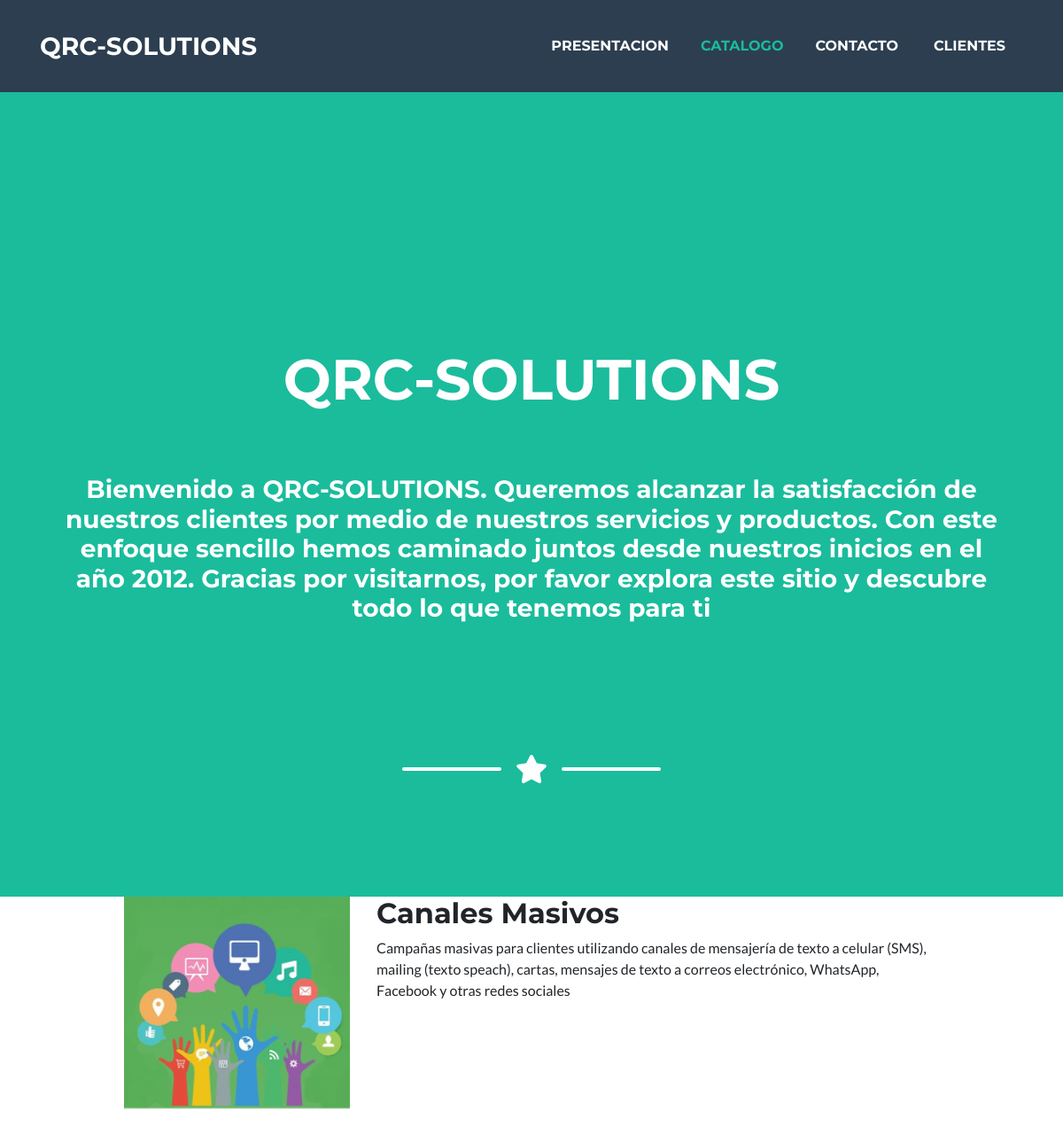
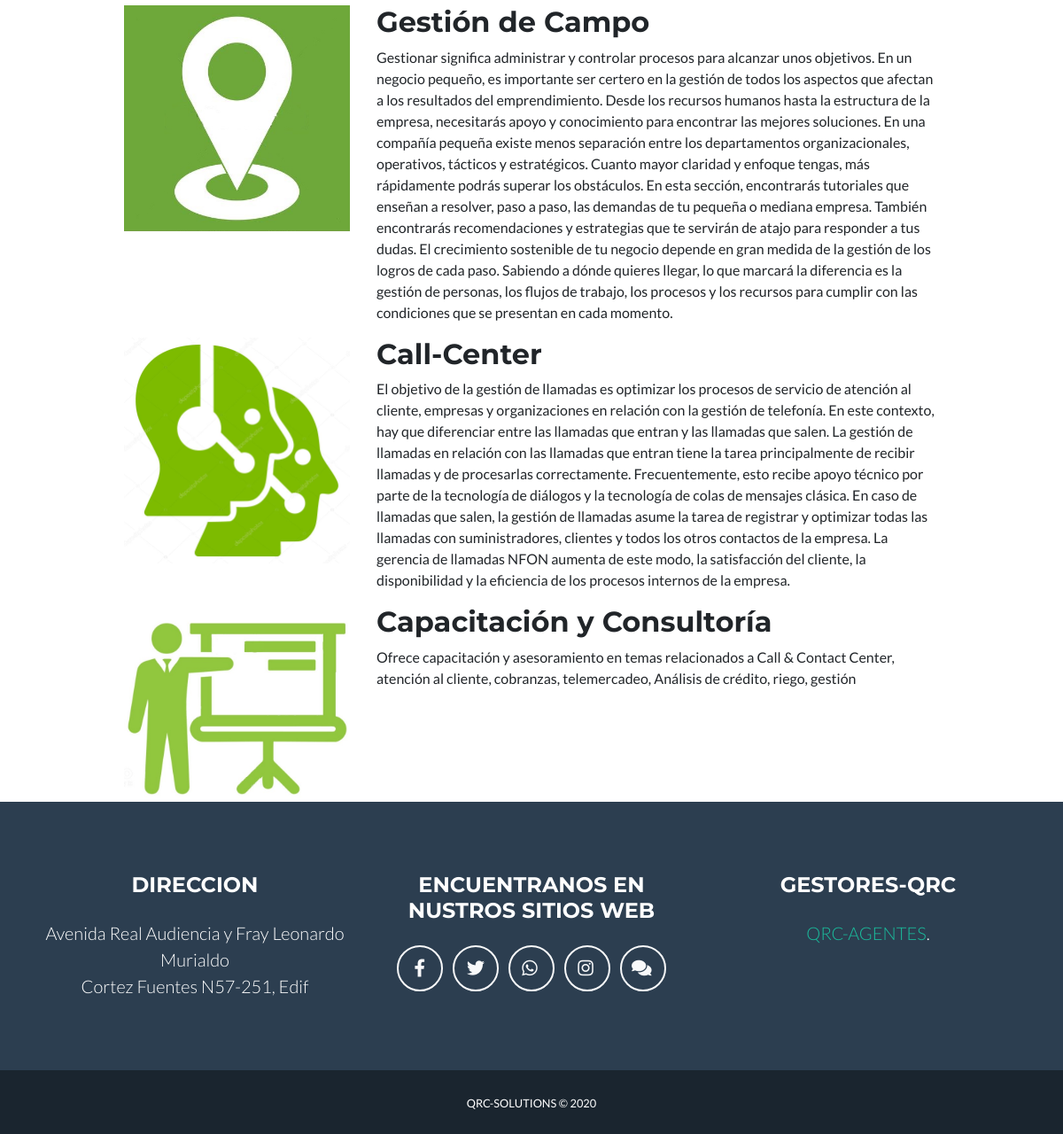
Screenshot of /catalogo/ with the database file from the repository (2 pictures, top to bottom).
### portafolio/models.py (models this page shows, shortened)
class Project(models.Model):
    title = models.CharField(max_length=200, verbose_name = "Título")
    description = models.TextField(verbose_name = "Descripción")
    image = models.ImageField(upload_to="projects", verbose_name = "Imagen")
    created = models.DateTimeField(auto_now_add = True, verbose_name = "Fecha de creación")
    updated =  models.DateTimeField(auto_now = True, verbose_name = "Fecha de edición")
    class Meta:
        verbose_name = "proyecto"
        verbose_name_plural = "proyectos"
        ordering = ["-created"]

### portafolio/views.py (the view)
# urls.py: path('catalogo/', portafolio_views.portafolio, name="presentacion"),
def  portafolio(request):
    projects = Project.objects.all()
    return  render(request, "portafolio/presentacion.html",
        {'projects':projects})

### portafolio/templates/portafolio/presentacion.html (shortened to what this page needs)
{% extends 'core/base.html' %}
    {% block content %}
    {% load static %}
  {%for elemento in projects %}
  <div class="row elemento">
  <div class="col-lg-3 col-md-4 offset-lg-1">
        <img class="img-fluid" src="{{elemento.image.url}}" alt="">
  </div>
  <div class="col-lg-7 col-md-8">
      <h2 class="section-heading title">{{elemento.title}}</h2>
      <p> {{elemento.description}}</p>
  </div>
  </div>
  {% endfor %}
{% endblock %}

### core/templates/core/base.html (shortened to what this page needs)
<!DOCTYPE html>
<html lang="en">
<head>
  {% load static %}
  <link href="{% static 'core/vendor/fontawesome-free/css/all.min.css' %}" rel="stylesheet" type="text/css">
  <link href="{% static 'core/css/freelancer.min.css' %}" rel="stylesheet">
</head>
<body id="page-top">
  <nav class="navbar navbar-expand-lg bg-secondary text-uppercase fixed-top" id="mainNav">
    <div class="container">
      <a class="navbar-brand js-scroll-trigger" href="http://127.0.0.1:8000/">QRC-SOLUTIONS</a>
      <div class="collapse navbar-collapse" id="navbarResponsive">
        <ul class="navbar-nav ml-auto">
        <li class="nav-item mx-0 mx-lg-1">
          <li class="nav-item mx-0 mx-lg-1">
            <a class="nav-link py-3 px-0 px-lg-3 rounded js-scroll-trigger" href="{% url 'catalogo' %}">Presentacion</a>
          </li>
            <a class="nav-link py-3 px-0 px-lg-3 rounded js-scroll-trigger" href="{% url 'presentacion' %}">Catalogo</a>
          </li>
          <li class="nav-item mx-0 mx-lg-1">
            <a class="nav-link py-3 px-0 px-lg-3 rounded js-scroll-trigger" href="{% url 'contacto'%}">Contacto</a>
          </li>
          <li class="nav-item mx-0 mx-lg-1">
            <a class="nav-link py-3 px-0 px-lg-3 rounded js-scroll-trigger" href="{% url 'pages'%}">Clientes</a>
          </li>
        </ul>
      </div>
    </div>
  </nav>
  <header class="masthead bg-primary text-white text-center">
    <div class="container d-flex align-items-center flex-column">
 <header class="masthead bg-primary text-white text-center">
    <div class="container d-flex align-items-center flex-column">
      <h1 class="masthead-heading text-uppercase mb-0">Qrc-Solutions</h1>
      <P><H3><center>Bienvenido a QRC-SOLUTIONS. Queremos alcanzar la satisfacción de nuestros clientes por medio de nuestros servicios y productos. Con este enfoque sencillo hemos caminado juntos desde nuestros inicios en el año 2012. Gracias por visitarnos, por favor explora este sitio y descubre todo lo que tenemos para ti</center></H3></p>
        </div>
  </header>
      <div class="divider-custom divider-light">
        <div class="divider-custom-line"></div>
        <div class="divider-custom-icon">
          <i class="fas fa-star"></i>
        </div>
        <div class="divider-custom-line"></div>
      </div>
    </div>
  </header>
  <section >
    <div class="container">
      {% block content %}{% endblock  %}
    </div>
  </section>
  <footer class="footer text-center">
    <div class="container">
      <div class="row">
        <div class="col-lg-4 mb-5 mb-lg-0">
          <h4 class="text-uppercase mb-4">Direccion</h4>
          <p class="lead mb-0">Avenida Real Audiencia y Fray Leonardo Murialdo
            <br>Cortez Fuentes N57-251, Edif</p>
        </div>
        <div class="col-lg-4 mb-5 mb-lg-0">
          <h4 class="text-uppercase mb-4">Encuentranos en nustros sitios web</h4>
          <a class="btn btn-outline-light btn-social mx-1" href="https://es-la.facebook.com/pages/category/Company/QRC-Solutions-CIA-LTDA-538813829646970/">
            <i class="fab fa-fw fa-facebook-f"></i>
          </a>
          <a class="btn btn-outline-light btn-social mx-1" href="https://twitter.com/tweeter?lang=es">
            <i class="fab fa-fw fa-twitter"></i>
          </a>
          <a class="btn btn-outline-light btn-social mx-1" href="https://api.whatsapp.com/send?phone=[593][998404960]">
            <i class="fab fa-whatsapp pr-1"></i>
          </a>
          <a class="btn btn-outline-light btn-social mx-1" href="https://www.instagram.com/?hl=es-la">
            <i class="fab fa-instagram pr-1"></i>
          </a>
          <a class="btn btn-outline-light btn-social mx-1" href="#">
            <i class="fas fa-comments pr-1"></i>
          </a>
        </div>
        <div class="col-lg-4">
          <h4 class="text-uppercase mb-4">GESTORES-QRC</h4>
          <p class="lead mb-0">
            <a href="http://201.183.235.106:8080/sise10/app_Login/">QRC-AGENTES</a>.</p>
        </div>
      </div>
    </div>
  </footer>
  <section class="copyright py-4 text-center text-white">
    <div class="container">
      <small>QRC-SOLUTIONS &copy;  2020</small>
    </div>
  </section>
</body>
</html>

### rows the page displays
Project: image (picture), title "Canales Masivos", description "Campañas masivas para clientes utilizando canales de mensajería de texto a celular (SMS), mailing (texto speach), cartas, mensajes de texto a correos electrónico, WhatsApp, Facebook y otras redes sociales"
Project: image (picture), title "Gestión de Campo", description "Gestionar significa administrar y controlar procesos para alcanzar unos objetivos. En un negocio pequeño, es importante ser certero en la gestión de todos los aspectos que afectan a los resultados del emprendimiento. Desde los recursos humanos hasta la estructura de la empresa, necesitarás apoyo y conocimiento para encontrar las mejores soluciones. En una compañía pequeña existe menos separación entre los departamentos organizacionales, operativos, tácticos y estratégicos. Cuanto mayor claridad y enfoque tengas, más rápidamente podrás superar los obstáculos. En esta sección, encontrarás tutoriales que enseñan a resolver, paso a paso, las demandas de tu pequeña o mediana empresa. También…"
Project: image (picture), title "Call-Center", description "El objetivo de la gestión de llamadas es optimizar los procesos de servicio de atención al cliente, empresas y organizaciones en relación con la gestión de telefonía. En este contexto, hay que diferenciar entre las llamadas que entran y las llamadas que salen. La gestión de llamadas en relación con las llamadas que entran tiene la tarea principalmente de recibir llamadas y de procesarlas correctamente. Frecuentemente, esto recibe apoyo técnico por parte de la tecnología de diálogos y la tecnología de colas de mensajes clásica. En caso de llamadas que salen, la gestión de llamadas asume la tarea de registrar y optimizar todas las llamadas con suministradores, clientes y todos los otros…"
Project: image (picture), title "Capacitación y Consultoría", description "Ofrece capacitación y asesoramiento en temas relacionados a Call & Contact Center, atención al cliente, cobranzas, telemercadeo, Análisis de crédito, riego, gestión"
